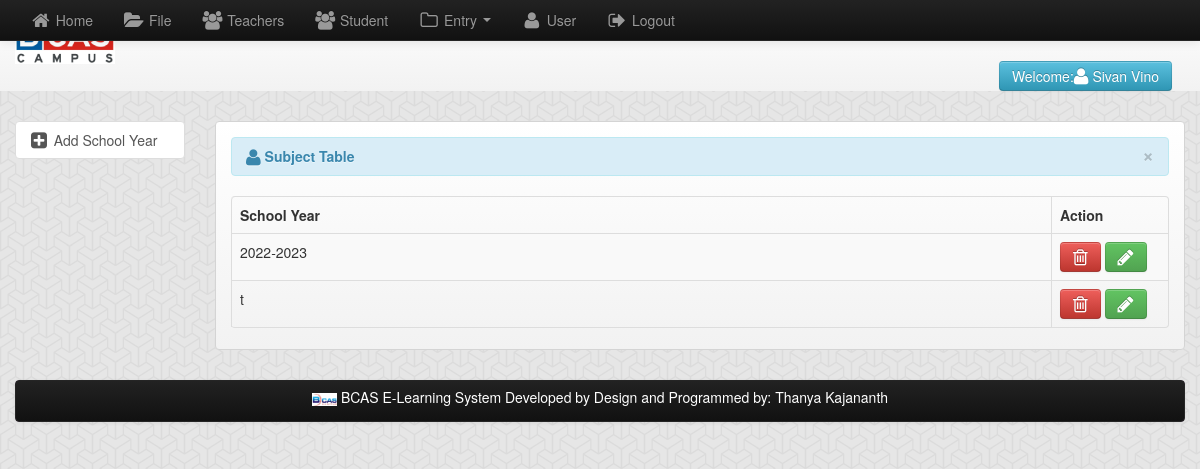
The page /admin/sy.php (signed in) on the database its author committed.
### tables this page shows
CREATE TABLE `user` (
  `user_id` int(11) NOT NULL,
  `username` varchar(150) NOT NULL,
  `password` varchar(150) NOT NULL,
  `firstname` varchar(100) NOT NULL,
  `lastname` varchar(100) NOT NULL
);

CREATE TABLE `sy` (
  `sy_id` int(11) NOT NULL,
  `sy` varchar(100) NOT NULL
);

### admin/session.php (called while the page is built, shortened)
<?php
        $session_id=$_SESSION['id'];
?>

### admin/sy.php (the view, shortened to what this page needs)
<?php include('header.php'); ?>
<?php include('session.php'); ?>
<body>
    <div class="row-fluid">
        <div class="span12">
            <?php include('navbar.php'); ?>
            <div class="container">
                <div class="row-fluid">
                    <div class="span2">
                        <ul class="nav nav-tabs nav-stacked">
                            <li class="active">
                                <a  href="add_sy.php"><i class="icon-plus-sign-alt icon-large"></i>&nbsp;Add School Year</a>
                            </li>
                        </ul>
                    </div>
                    <div class="span10">
                        <div class="hero-unit-3">
                            <table cellpadding="0" cellspacing="0" border="0" class="table table-striped table-bordered" id="example">
                                <div class="alert alert-info">
                                    <button type="button" class="close" data-dismiss="alert">&times;</button>
                                    <strong><i class="icon-user icon-large"></i>&nbsp;Subject Table</strong>
                                </div>
                                <thead>
                                    <tr>
                                        <th>School Year</th>
                                        <th>Action</th>
                                    </tr>
                                </thead>
                                <tbody>
                                    <?php
                                    $query = mysqli_query($conn,"select * from sy") or die(mysqli_error());
                                    while ($row = mysqli_fetch_array($query)) {
                                        $sy_id = $row['sy_id'];
                                        ?>
                                        <tr class="odd gradeX">
                                    <td><?php echo $row['sy']; ?></td>
                                    <td width="100">
                                        <a rel="tooltip"  title="Delete School Year" id="d<?php echo $sy_id; ?>" href="#sy_id<?php echo $sy_id; ?>" role="button"  data-toggle="modal" class="btn btn-danger"><i class="icon-trash icon-large"></i></a>
                                        <a rel="tooltip"  title="Edit School Year" id="d<?php echo $sy_id; ?>" href="#" class="btn btn-success"><i class="icon-pencil icon-large"></i></a>
                                    </td>
                                    </tr>
                                <?php } ?>
                                </tbody>
                            </table>
                        </div>
                    </div>
                </div>
                <?php include('footer.php'); ?>
            </div>
        </div>
</body>
</html>

### admin/navbar.php (shortened to what this page needs)
<div class="navbar navbar-fixed-top navbar-inverse">
    <div class="navbar-inner">
        <div class="container">
            <div class="nav-collapse collapse">
                <ul class="nav">
                    <li><a href="home.php"><i class="icon-home icon-large"></i>&nbsp;Home</a></li>
                    <li><a href="file.php"><i class="icon-folder-open icon-large"></i>&nbsp;File</a></li>
                    <li><a href="teacher.php"><i class="icon-group  icon-large"></i>&nbsp;Teachers</a></li>
                    <li><a href="student.php"><i class="icon-group icon-large"></i>&nbsp;Student</a></li>
                    <li class="dropdown">
                        <a href="#" class="dropdown-toggle" data-toggle="dropdown">
                            <i class="icon-folder-close-alt icon-large"> </i>&nbsp;Entry
                            <b class="caret"></b>
                        </a>
                    </li>
                    <li><a href="user.php"><i class="icon-user icon-large"></i>&nbsp;User</a></li>
                    <li><a  href="#myModal" role="button"  data-toggle="modal"><i class="icon-signout icon-large"></i>&nbsp;Logout</a></li>
                </ul>
            </div>
        </div>
    </div>
</div>
<div class="hero-unit-header">
    <div class="container">
        <div class="row-fluid">
            <div class="span12">
                <div class="row-fluid">
                    <div class="span6">
                        <img src="images/head.png">
                    </div>
                    <div class="span6">
                        <div class="pull-right">
                            <br><br>
                            <?php $user_query=mysqli_query($conn,"select * from user where user_id='$session_id'")or die(mysqli_error());
                            $row=  mysqli_fetch_array($user_query);
                            ?>
                            <a href="" class="btn btn-info">Welcome:<i class="icon-user icon-large"></i>&nbsp;<?php echo $row['firstname']." ".$row['lastname']; ?></a>
                        </div>
                    </div>
                </div>
            </div>
        </div>
    </div>
</div>

### rows shown on the page
user: firstname "Sivan", lastname "Vino"
sy: sy "2022-2023"
sy: sy "t"
